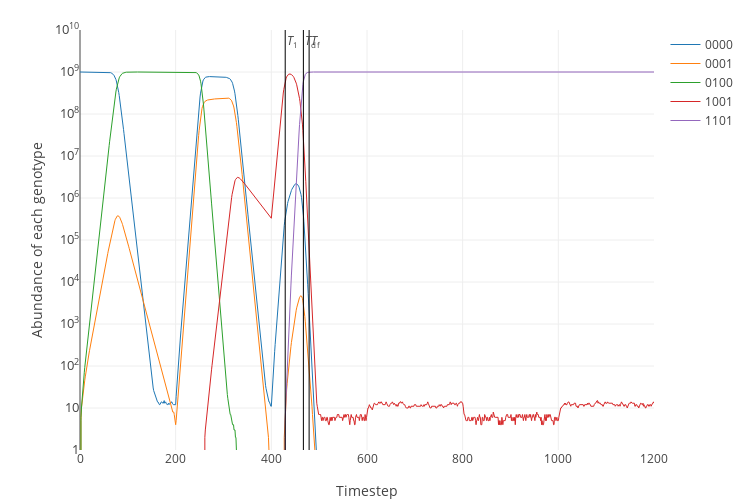

Notebook cell for this chart:
### Code cell
landscape = dataset2.loc['AMC'].tolist()
landscape2 = dataset2.loc['AM'].tolist()
results = simulate([landscape, landscape2], frequency=200)
plot_simulation(results)

### Figure 1 — Plotly figure (JSON) as saved in the notebook; plotly's stock layout.template omitted (floating-point values rounded to 4 significant figures; data arrays with more than 128 entries replaced by an {"elided": "..."} marker saying what was removed)
{"data": [{"line": {"width": 1}, "name": "0000", "type": "scatter", "uid": "c0145ef8-c8f8-11e8-9dcc-001ec21b2620", "x": {"elided": "1201 int values"}, "y": {"elided": "1201 int values"}}, {"line": {"width": 1}, "name": "0001", "type": "scatter", "uid": "c01618c6-c8f8-11e8-9fe6-001ec21b2620", "x": {"elided": "1201 int values"}, "y": {"elided": "1201 int values"}}, {"line": {"width": 1}, "name": "0100", "type": "scatter", "uid": "c0161d06-c8f8-11e8-a3d0-001ec21b2620", "x": {"elided": "1201 int values"}, "y": {"elided": "1201 int values"}}, {"line": {"width": 1}, "name": "1001", "type": "scatter", "uid": "c0162008-c8f8-11e8-acfd-001ec21b2620", "x": {"elided": "1201 int values"}, "y": {"elided": "1201 int values"}}, {"line": {"width": 1}, "name": "1101", "type": "scatter", "uid": "c01622e2-c8f8-11e8-ae34-001ec21b2620", "x": {"elided": "1201 int values"}, "y": {"elided": "1201 int values"}}, {"line": {"color": "black", "width": 1}, "mode": "lines", "name": "T_1", "showlegend": false, "type": "scatter", "uid": "c01625b4-c8f8-11e8-99a3-001ec21b2620", "x": [429, 429], "y": [0, 10000000000]}, {"line": {"color": "black", "width": 1}, "mode": "lines", "name": "T_d", "showlegend": false, "type": "scatter", "uid": "c0162898-c8f8-11e8-bd9f-001ec21b2620", "x": [467, 467], "y": [0, 10000000000]}, {"line": {"color": "black", "width": 1}, "mode": "lines", "name": "T_f", "showlegend": false, "type": "scatter", "uid": "c0162b52-c8f8-11e8-a424-001ec21b2620", "x": [479, 479], "y": [0, 10000000000]}], "layout": {"annotations": [{"showarrow": false, "text": "<i>T</i><sub>1</sub>", "x": 429, "xanchor": "left", "xref": "x", "y": 9.75, "yref": "y"}, {"showarrow": false, "text": "<i>T</i><sub>d</sub>", "x": 467, "xanchor": "left", "xref": "x", "y": 9.75, "yref": "y"}, {"showarrow": false, "text": "<i>T</i><sub>f</sub>", "x": 479, "xanchor": "left", "xref": "x", "y": 9.75, "yref": "y"}], "height": 500, "margin": {"b": 50, "t": 30}, "width": 750, "xaxis": {"title": "Timestep"}, "yaxis": {"exponentformat": "power", "range": [0, 10], "tickfont": {"size": 10}, "title": "Abundance of each genotype", "type": "log"}}}
